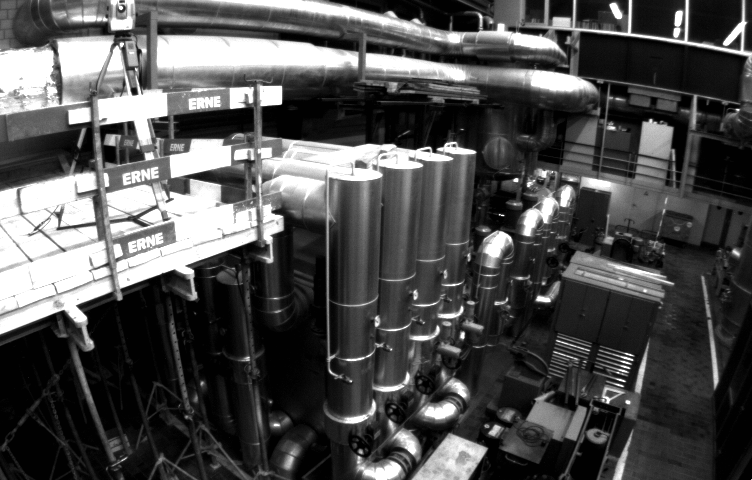
//> input picture catchup/cv/LK/001.png, 752 x 480 px
$ ./main   (built with g++ and OpenCV 4)
//> lines starting //> are read from the running program, lines starting //| are printed output that depends on the picture; after the words box and inside, x2 and y2 are one past the last pixel; in counts of white or black regions, pixels touching at a corner belong together
/*******************************************************
 * Copyright(c) 2018, tmako123
 * All rights reserved.
 *
 * This file is distributed under the GNU Lesser General Public License v3.0.
 * The complete license agreement can be obtained at :
 * http://www.gnu.org/licenses/lgpl-3.0.html
*******************************************************/

#include <iostream>
#include<opencv2/opencv.hpp>
#include<Eigen/Dense>

#define SUBPIX_VERBOSE 0

void generateRefPatchNoWarpInterpolate(const cv::Mat& img, const Eigen::Vector2d& px,
	cv::Mat& ref_patch_with_border)
{
	// compute interpolation weights
	const int u_r = floor(px[0]);
	const int v_r = floor(px[1]);
	const float subpix_u = px[0] - u_r;
	const float subpix_v = px[1] - v_r;
	const float wTL = (1.0 - subpix_u)*(1.0 - subpix_v);
	const float wTR = subpix_u * (1.0 - subpix_v);
	const float wBL = (1.0 - subpix_u)*subpix_v;
	const float wBR = subpix_u * subpix_v;

	// loop through search_patch, interpolate
	ref_patch_with_border = cv::Mat(10, 10, CV_8UC1);
	uint8_t* patch_ptr = ref_patch_with_border.data;
	const int stride = img.step.p[0];
	for (int y = 0; y < 10; ++y)
	{
		uint8_t* img_ptr = (uint8_t*)img.data + (v_r + y - 4 - 1)*stride + u_r - 4 - 1;
		for (int x = 0; x < 10; ++x, ++patch_ptr, ++img_ptr)
			*patch_ptr = wTL * img_ptr[0] + wTR * img_ptr[1] + wBL * img_ptr[stride] + wBR * img_ptr[stride + 1];
	}
}


// [118 lines left out: function align1D, not called in this run]

bool align2D(
	const cv::Mat& cur_img,
	uint8_t* ref_patch_with_border,
	uint8_t* ref_patch,
	const int n_iter,
	Eigen::Vector2d& cur_px_estimate,
	bool no_simd)
{
	const int halfpatch_size_ = 4;
	const int patch_size_ = 8;
	const int patch_area_ = 64;
	bool converged = false;

	// compute derivative of template and prepare inverse compositional
	float ref_patch_dx[patch_area_];
	float ref_patch_dy[patch_area_];
	Eigen::Matrix3f H; H.setZero();

	// compute gradient and hessian
	const int ref_step = patch_size_ + 2;
	float* it_dx = ref_patch_dx;
	float* it_dy = ref_patch_dy;
	for (int y = 0; y < patch_size_; ++y)
	{
		uint8_t* it = ref_patch_with_border + (y + 1)*ref_step + 1;
		for (int x = 0; x < patch_size_; ++x, ++it, ++it_dx, ++it_dy)
		{
			Eigen::Vector3f J;
			J[0] = 0.5 * (it[1] - it[-1]);
			J[1] = 0.5 * (it[ref_step] - it[-ref_step]);
			J[2] = 1;
			*it_dx = J[0];
			*it_dy = J[1];
			H += J * J.transpose();
		}
	}
	Eigen::Matrix3f Hinv = H.inverse();
	float mean_diff = 0;

	// Compute pixel location in new image:
	float u = cur_px_estimate.x();
	float v = cur_px_estimate.y();

	// termination condition
	const float min_update_squared = 0.03*0.03;
	const int cur_step = cur_img.step.p[0];
	//  float chi2 = 0;
	Eigen::Vector3f update; update.setZero();
	for (int iter = 0; iter < n_iter; ++iter)
	{
		int u_r = floor(u);
		int v_r = floor(v);
		if (u_r < halfpatch_size_ || v_r < halfpatch_size_ || u_r >= cur_img.cols - halfpatch_size_ || v_r >= cur_img.rows - halfpatch_size_)
			break;

		if (isnan(u) || isnan(v)) // TODO very rarely this can happen, maybe H is singular? should not be at corner.. check
			return false;

		// compute interpolation weights
		float subpix_x = u - u_r;
		float subpix_y = v - v_r;
		float wTL = (1.0 - subpix_x)*(1.0 - subpix_y);
		float wTR = subpix_x * (1.0 - subpix_y);
		float wBL = (1.0 - subpix_x)*subpix_y;
		float wBR = subpix_x * subpix_y;

		// loop through search_patch, interpolate
		uint8_t* it_ref = ref_patch;
		float* it_ref_dx = ref_patch_dx;
		float* it_ref_dy = ref_patch_dy;
		//    float new_chi2 = 0.0;
		Eigen::Vector3f Jres; Jres.setZero();
		for (int y = 0; y < patch_size_; ++y)
		{
			uint8_t* it = (uint8_t*)cur_img.data + (v_r + y - halfpatch_size_)*cur_step + u_r - halfpatch_size_;
			for (int x = 0; x < patch_size_; ++x, ++it, ++it_ref, ++it_ref_dx, ++it_ref_dy)
			{
				float search_pixel = wTL * it[0] + wTR * it[1] + wBL * it[cur_step] + wBR * it[cur_step + 1];
				float res = search_pixel - *it_ref + mean_diff;
				Jres[0] -= res * (*it_ref_dx);
				Jres[1] -= res * (*it_ref_dy);
				Jres[2] -= res;
				//        new_chi2 += res*res;
			}
		}


		// [12 lines of commented-out code are left out]
		update = Hinv * Jres;
		u += update[0];
		v += update[1];
		mean_diff += update[2];

#if SUBPIX_VERBOSE
		std::cout << "Iter " << iter << ":"
			<< "\t u=" << u << ", v=" << v
			<< "\t update = " << update[0] << ", " << update[1]
			//         << "\t new chi2 = " << new_chi2 << endl;
			<< std::endl;
#endif

			if (update[0] * update[0] + update[1] * update[1] < min_update_squared)
			{
#if SUBPIX_VERBOSE
				std::cout << "converged." << std::endl;
#endif
				converged = true;
				break;
			}
	}

	cur_px_estimate << u, v;
	return converged;
}

int main() {
	cv::Mat image0 = cv::imread("001.png", 0);
//> image0 is the input picture: 480 rows x 752 cols, CV_8UC1; min 1, max 255, mean 79.6
	cv::Mat image1 = cv::imread("002.png", 0);
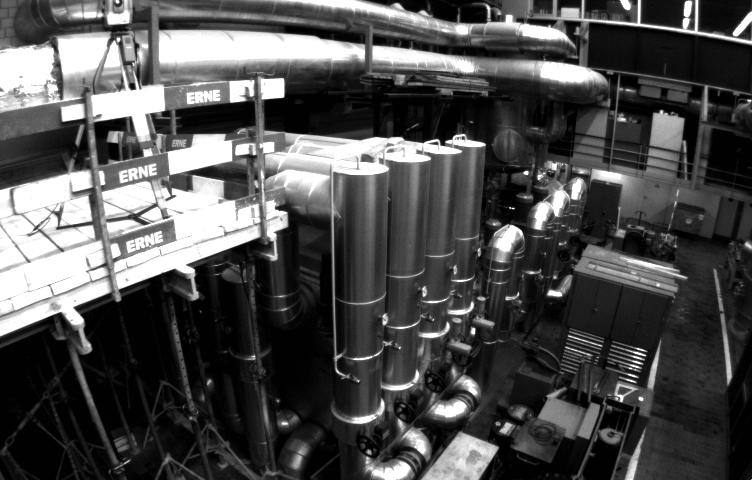
//> input picture catchup/cv/LK/002.png, 752 x 480 px
//> image1 is the input picture: 480 rows x 752 cols, CV_8UC1; min 1, max 255, mean 78.2

	double qualityLevel = 0.01;
	double minDistance = 10;
	int blockSize = 3;
	bool useHarrisDetector = false;
	double k = 0.04;
	int maxCorners = 23;

	cv::imshow("win", image0);
	cv::waitKey(0);

	std::vector<cv::Point2f> corners;
	cv::goodFeaturesToTrack(image0, corners, maxCorners, qualityLevel, minDistance, cv::Mat(), blockSize, useHarrisDetector,	k);
//> corners = 23 Points (x, y), first 12: [437, 149], [475, 152], [632, 360], [121, 8], [514, 180], [607, 402], [625, 381], [271, 235], [376, 325], [528, 186], [76, 305], [437, 326]

	cv::Mat copy;
	cv::cvtColor(image0, copy, cv::COLOR_GRAY2BGR);
	int r = 4;
	for (int i = 0; i < corners.size(); i++)
	{
		circle(copy, corners[i], r, cv::Scalar(0, 255, 0), -1, 8, 0);
	}
//> this loop made 23 passes
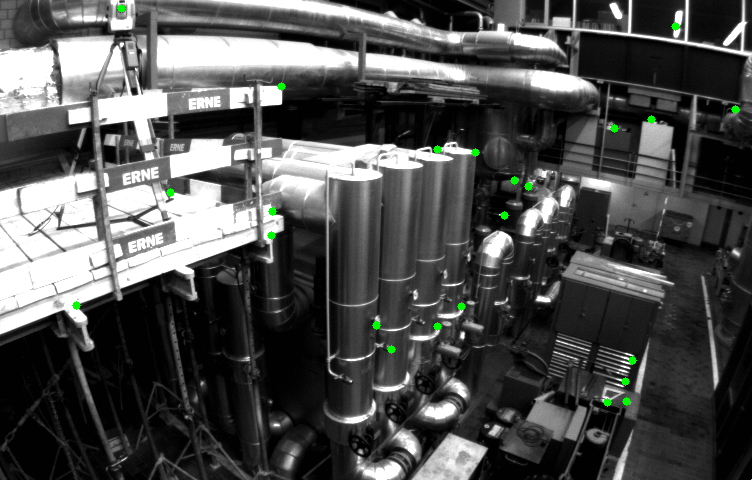
//> copy: 480 rows x 752 cols, CV_8UC3; 0.31% of pixels changed, all inside (x1, y1, x2, y2) = (72, 4, 740, 407)

	/// Show what you got
	cv::imshow("win", copy);
	cv::waitKey(0);

	std::vector<Eigen::Vector2d> ePoint;
	for (auto& pt : corners) {
		ePoint.push_back(Eigen::Vector2d(pt.x, pt.y));
	}
//> this loop made 23 passes

	std::vector<Eigen::Vector2d> next;
	for (auto& pt : ePoint) {
		// create reference patch with border
		cv::Mat ref_patch_with_border;
		generateRefPatchNoWarpInterpolate(image0, pt, ref_patch_with_border);

		//cv::imshow("path", ref_patch_with_border);
		//cv::waitKey(10);

		// create reference patch, aligned
		Eigen::Vector2d px_est = pt;
		bool ret = align2D(image1, ref_patch_with_border.data, ref_patch_with_border.data, 1000, px_est, true);
		if (ret == false) continue;
		next.push_back(px_est);
		//std::cout << px_est << std::endl;
	}
//> this loop made 23 passes
//> (u_r in generateRefPatchNoWarpInterpolate, v_r in generateRefPatchNoWarpInterpolate, ret) on passes 1 to 12: (437, 149, true), (475, 152, true), (632, 360, true), (121, 8, false), (514, 180, false), (607, 402, true), (625, 381, false), (271, 235, true), (376, 325, true), (528, 186, true), (76, 305, false), (437, 326, true)

	cv::Mat copy2;
	cv::cvtColor(image1, copy2, cv::COLOR_GRAY2BGR);
	for (auto& pt : next) {
		circle(copy2, cv::Point2d(pt.x(), pt.y()), r, cv::Scalar(0, 255, 0), -1, 8, 0);
	}
//> this loop made 18 passes
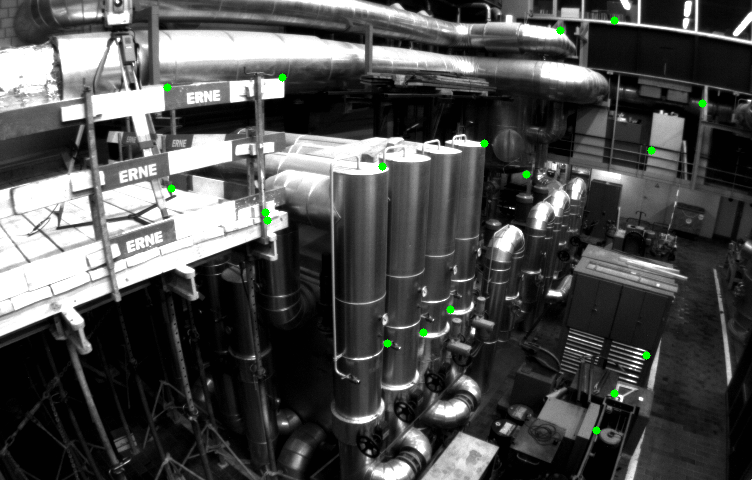
//> copy2: 480 rows x 752 cols, CV_8UC3; 0.24% of pixels changed, all inside (x1, y1, x2, y2) = (163, 16, 707, 435)

	/// Show what you got
	cv::imshow("win", copy2);
	cv::waitKey(0);


}
